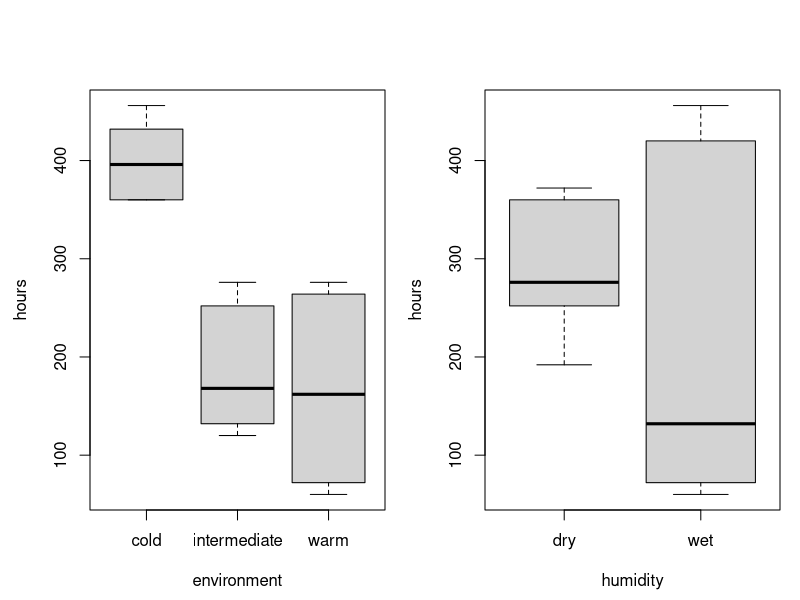
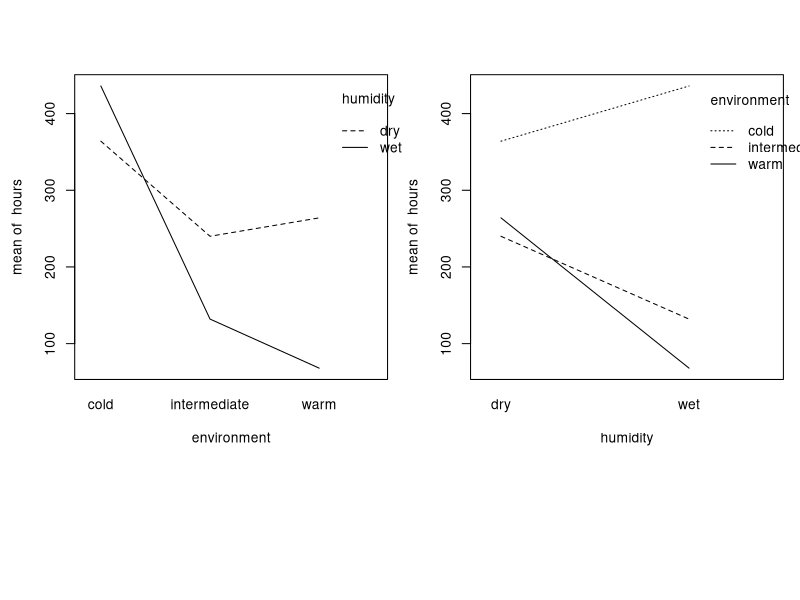
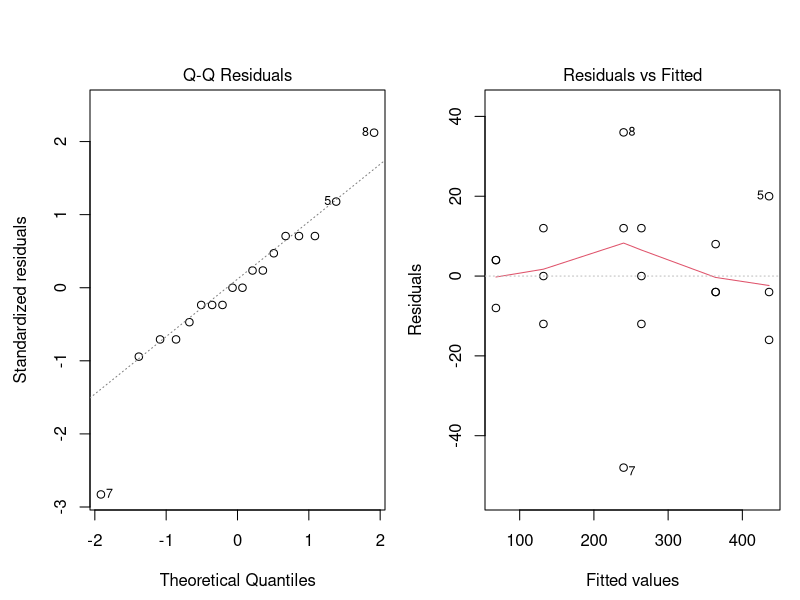
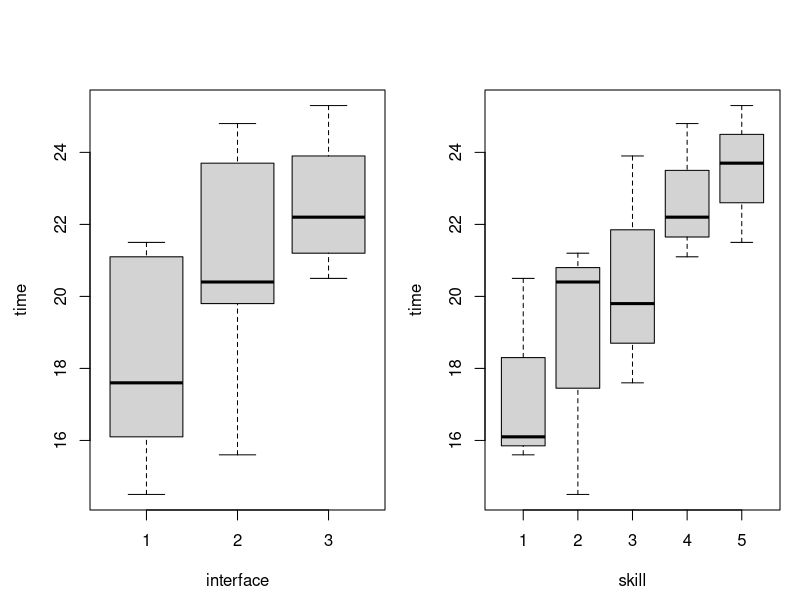
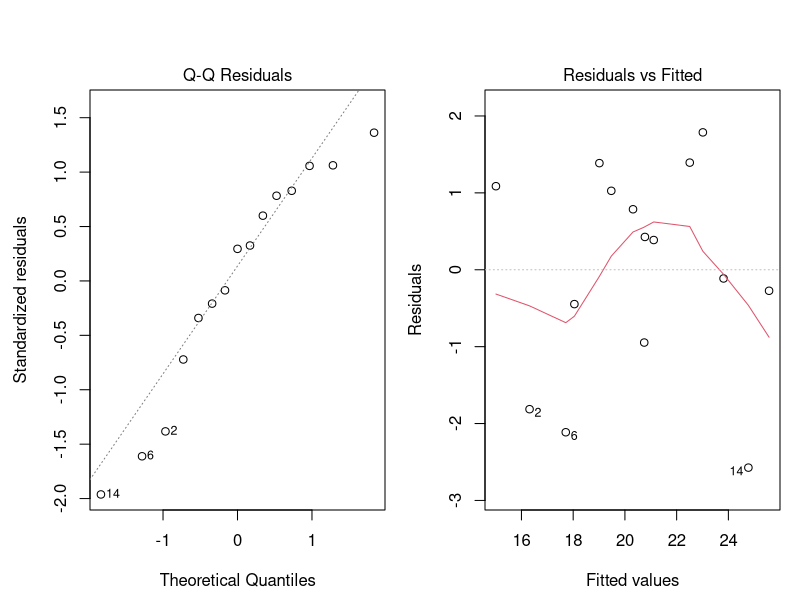
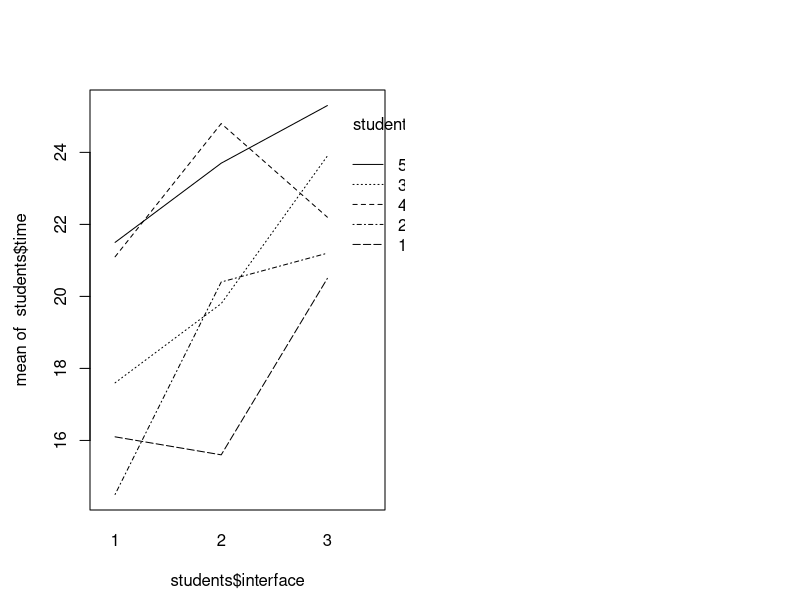
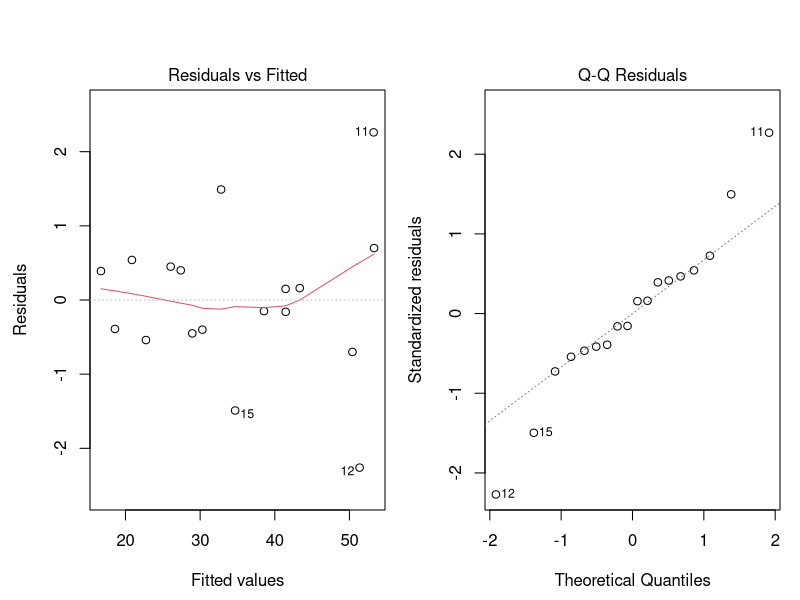
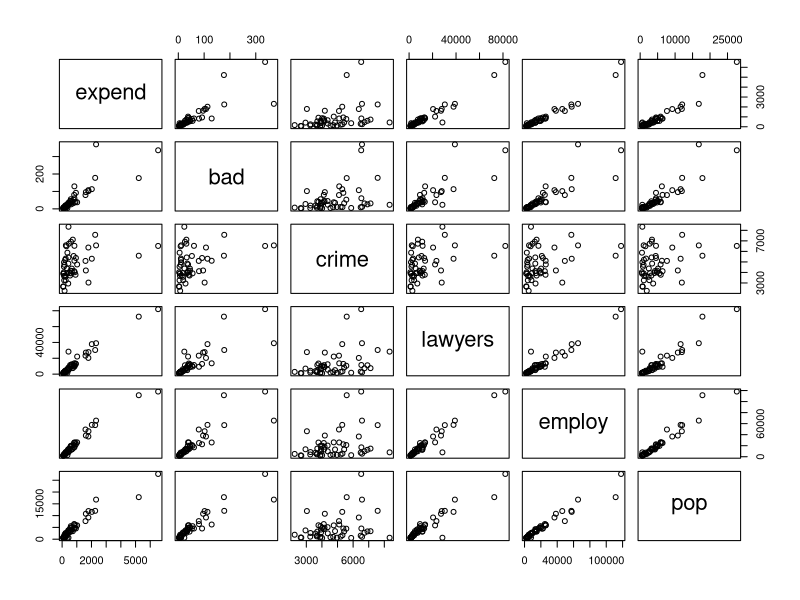

Generate these figures, in order, with R:
## ---- chunk 1
knitr::opts_chunk$set(echo = TRUE, fig.width=8, fig.height=6)
options(digits=3)
## ---- chunk 2
bread = read.table("bread.txt",header=TRUE)
## ---- chunk 3
I=3; J=2; N=3
rbind(rep(1:I,each=N*J),rep(1:J,N*I),sample(1:(N*I*J)))
## ---- chunk 4
attach(bread)
par(mfrow=c(1,2), mar=c(4,4,4,1), oma=c(0.5,0.5,0.5,0))
boxplot(hours~environment)
boxplot(hours~humidity)
## ---- chunk 5
layout(matrix(c(1,2,3,3), ncol=2, byrow=TRUE), heights=c(3, 1))
interaction.plot(environment, humidity, hours)
interaction.plot(humidity, environment, hours)
## ---- chunk 6
bread$environment=as.factor(bread$environment)
bread$humidity=as.factor(bread$humidity)

breadov=lm(hours~environment*humidity)
anova(breadov)
## ---- chunk 7
breadov1=lm(hours~environment+humidity)
anova(breadov1)
## ---- chunk 8
par(mfrow=c(1,2), mar=c(4,4,4,1), oma=c(0.5,0.5,0.5,0))
plot(breadov,2)
plot(breadov,1)
## ---- chunk 9
students = read.table("search.txt",header=TRUE)
## ---- chunk 10
I = 3
B = 5
N = 1
for (b in 1:B) {
  print(sample(1:(N*I)))
}
## ---- chunk 11
students$interface = as.factor(students$interface)
students$skill = as.factor(students$skill)
attach(students)

par(mfrow=c(1,2))
boxplot(time~interface)
boxplot(time~skill)
studentslm = lm(time~skill+interface)
anova(studentslm)
## ---- chunk 12
inter1 = mean(students$time[interface==1])
inter2 = mean(students$time[interface==2])
inter3 = mean(students$time[interface==3])
which.max(c(inter1, inter2, inter3))
## ---- chunk 13
students[which.min(students$time),]
## ---- chunk 14
summary(studentslm)
## ---- chunk 15
plot(studentslm,2)
plot(studentslm,1)
## ---- chunk 16
interaction.plot(students$interface, students$skill, students$time)
friedman.test(time,interface,skill,data=students)
## ---- chunk 17
studentsaov = lm(time ~ interface, data=students)

anova(studentsaov)
# summary(studentsaov)
## ---- chunk 18
library(lme4)
# load data
cow=read.table("cow.txt",header=TRUE)
cow$treatment=factor(cow$treatment)
cow$id=factor(cow$id)
cow$per=factor(cow$per)
cow$order=factor(cow$order)
attach(cow)
## ---- chunk 19
anova(lm(milk~id+per+treatment))
## ---- chunk 20
summary((lm(milk~id+per+treatment)))
## ---- chunk 21
par(mfrow=c(1,2), mar=c(4,4,4,1), oma=c(0.5,0.5,0.5,0))
plot(lm(milk~id+per+treatment), 1)
plot(lm(milk~id+per+treatment), 2)
## ---- chunk 22
cowlmer = lmer(milk~order+per+treatment+(1|id))
cowlmer_reduced = lmer(milk~order+per+(1|id), REML=FALSE)
(anova(cowlmer_reduced, cowlmer))
## ---- chunk 23
t.test(milk[treatment=="A"],milk[treatment=="B"], paired=TRUE)
## ---- chunk 24
cowlmer = lmer(milk~order+treatment+per+(1|id))
cowlmer_reduced = lmer(milk~order+treatment+(1|id), REML=FALSE)
(anova(cowlmer_reduced, cowlmer))
## ---- chunk 25
anova(lm(milk~treatment+id))
## ---- chunk 26
wordcounts = read.table("austen.txt", header=TRUE)
austen = subset(wordcounts, select = c('Sense', 'Emma', 'Sand1'))
z=chisq.test(austen)
z
## ---- chunk 27
z$residuals
## ---- chunk 28
z1=chisq.test(wordcounts)
z1
## ---- chunk 29
z1$residuals
## ---- chunk 30
library(lme4)
expenses = read.table("expensescrime.txt",header=TRUE)
expenses$state=as.factor(expenses$state)
attach(expenses)
## ---- chunk 31
plot(expenses[,c(2,3, 4, 5, 6, 7)])
## ---- chunk 32
print("Cook's distances for lm(expend~bad+crime+lawyers+employ+pop):")
round(cooks.distance(lm(expend~bad+crime+lawyers+employ+pop)), 2)
plot(cooks.distance(lm(expend~bad+crime+lawyers+employ+pop)),type="b", main="Cook's distances for expend~bad+crime+lawyers+employ+pop")
## ---- chunk 33
expenses = expenses[-c(5, 8, 35, 44), ]
attach(expenses)
## ---- chunk 34
round(cor(expenses[,c(2, 3, 4, 5, 6, 7)]), 2)
## ---- chunk 35
factors = colnames(expenses)[3:length(colnames(expenses))]

# 1st factor
R2 = numeric(length(factors))
for (i in 1:length(factors)) {
  R2[i] = summary(lm(paste('expend',  '~', factors[i]), data=expenses))[[8]]
}

print("R^2 values for addition of first variable:"); factors; R2
factor_one = factors[which.max(R2)]
print(paste0("Factor with highest R^2 value: ", factor_one))
# remove chosen first factor from list
factors = factors[-which.max(R2)]

# 2nd factor
R2 = numeric(length(factors))
for (i in 1:length(factors)) {
  R2[i] = summary(lm(paste('expend',  '~', factor_one, '+', factors[i]), data=expenses))[[8]]
}

print("R^2 values for addition of second variable:"); factors; R2
factor_two = factors[which.max(R2)]
print(paste0("Factor with highest R^2 value: ", factor_two))

summary(lm(expend~employ), data=expenses)
## ---- chunk 36
# start with all variables
summary(lm(expend~bad+crime+lawyers+employ+pop, data=expenses))[4]
print("Crime has highest p-value of 9.86e-1, thus remove crime as variable")

summary(lm(expend~bad+lawyers+employ+pop, data=expenses))[4]
print("Pop has highest p-value of 0.270, thus remove pop as variable")

summary(lm(expend~bad+lawyers+employ, data=expenses))
print("Bad has highest p-value of 0.045, which is below 0.05")
## ---- chunk 37
attach(expenses)
stepuplm = lm(expend~employ)

# 2
par(mfrow=c(2,2))
plot(residuals(stepuplm), employ, main="Scatter plot against employ")

# 3
x = residuals(lm(employ~bad+crime+lawyers+pop))
y = residuals(lm(expend~bad+crime+lawyers+pop))
plot(x,y,main="Added variable plot for + Employ", xlab="residual of Employ", ylab="residual of Expend")

# 5
par(mfrow=c(2,2))
plot(residuals(stepuplm), expend)
plot(residuals(stepuplm),fitted(stepuplm))

# 6
plot(stepuplm, 2)
